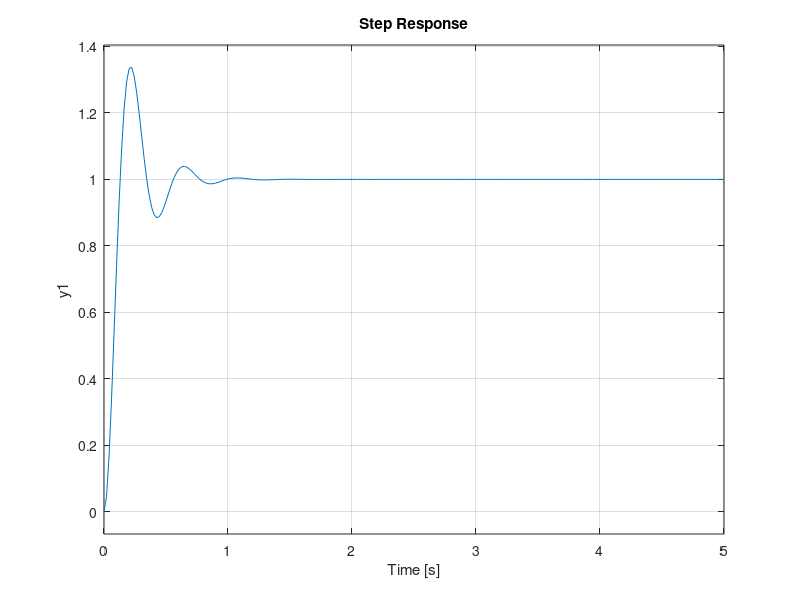

MATLAB code for this plot: (Note: this script raises an error after producing the figure.)
%% Problem 2
s3=tf('s')
timeconstant=((2.09*10^-5)*8.4)/(0.042*0.042)
k=1/0.042
p3=k/(s3^2*timeconstant+s3+k)
step(p3,5)
stepinfo(p3,"SettlingTimeThreshold",0.01)

